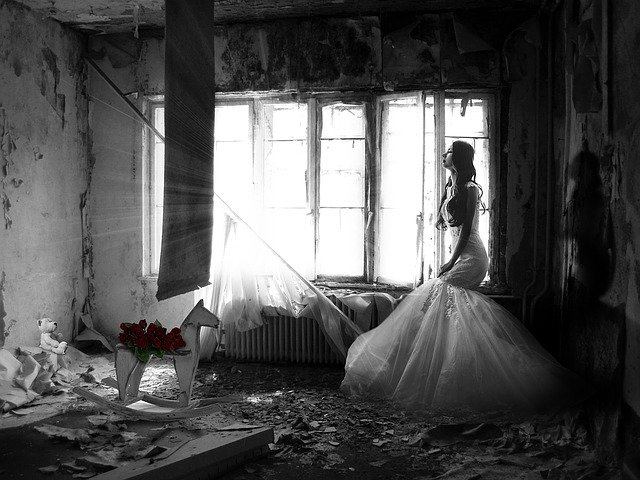
#> input picture input/input.jpeg, 640 x 480 px, found by its file name
$ python main.py
#> lines starting #> are read from the running program, lines starting #| are printed output that depends on the picture
from PIL import Image, ImageFilter
import os
import psutil
import time

start_time = time.time_ns()

# IO operation
directory = "/workspaces/IDS706_Week8_KM632/input"
filename = "input.jpeg"
image_path = os.path.join(directory, filename)
image = Image.open(image_path)
#> image is the input picture: PIL image 640x480 RGB; mean R, G, B 82.1, 82, 82

# edit the image
new_size = (300, 200)
resized_image = image.resize(new_size)
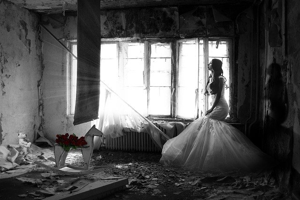
#> resized_image: PIL image 300x200 RGB; mean R, G, B 82.1, 82, 82
blurred_image = resized_image.filter(ImageFilter.GaussianBlur(radius=5))
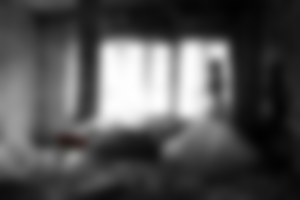
#> blurred_image: PIL image 300x200 RGB; mean R, G, B 82.1, 82, 82
blurred_image.save("output.jpeg")

# IO operation
image.close()
resized_image.close()
blurred_image.close()

end_time = time.time_ns()
execution_time_ns = end_time - start_time
print(f"Execution Time: {execution_time_ns} nanoseconds")
cpu_percent = psutil.cpu_percent()
print(f"CPU Utilization: {cpu_percent}%")
